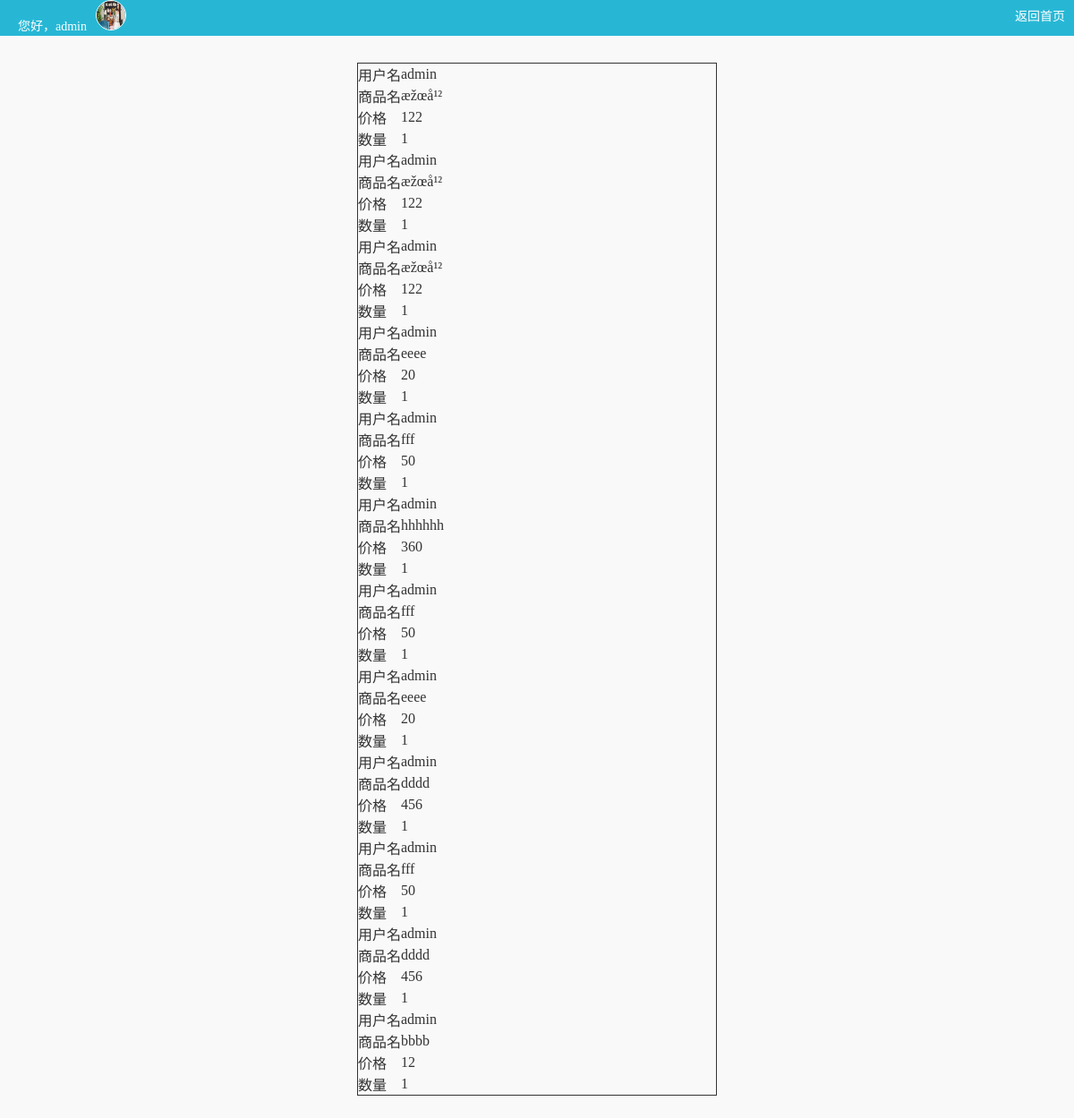
/car.php (signed in), run on the app's committed database.
### tables this page shows
CREATE TABLE IF NOT EXISTS `persons` (
  `id` int(11) NOT NULL AUTO_INCREMENT,
  `FirstName` varchar(100) NOT NULL,
  `LastName` varchar(100) NOT NULL,
  `nickname` varchar(100) NOT NULL,
  `Age` varchar(60) NOT NULL,
  `phone` varchar(60) NOT NULL,
  `address` varchar(150) NOT NULL,
  `avatar` varchar(100) NOT NULL,
  `jur` int(11) NOT NULL,
  PRIMARY KEY (`id`)
);

CREATE TABLE IF NOT EXISTS `car` (
  `id` int(11) NOT NULL AUTO_INCREMENT,
  `username` varchar(100) NOT NULL,
  `name` varchar(150) NOT NULL,
  `price` int(60) NOT NULL,
  `num` varchar(60) NOT NULL DEFAULT '1',
  PRIMARY KEY (`id`)
);

### car.php (the view, shortened to what this page needs)
<?php
	require_once "conn.php";
	$username=$_SESSION['name'];
	$sql="select * from persons where FirstName='$username'";
	$res=mysql_query($sql,$con);
	$row=mysql_fetch_array($res);
?>
<html>
<head>
	<link type="text/css" rel="stylesheet" href="css/style.css">
</head>
<body class="in_body">
	<div class="top">
		<a class="top_bj" href="person.php"><span>您好，<?php echo $row['FirstName']; ?></span><img  src="images/<?php echo $row['avatar']; ?>" width="32px" height="32px"></a>
		<a class="out_login" href="index.php">返回首页</a>
	</div>
	<div class="car_tab">
	<table>
		<?php
			$sql="select *from car where username='$username'";
			$result=mysql_query($sql,$con);
			while($row=mysql_fetch_array($result)){
		?>
			<tr>
				<td>用户名</td>
				<td><?php echo $row["username"]; ?></td>
			</tr>
			<tr>
				<td>商品名</td>
				<td><?php echo $row["name"]; ?></td>
			</tr>
			<tr>
				<td>价格</td>
				<td><?php echo $row["price"]; ?></td>
			</tr>
			<tr>
				<td>数量</td>
				<td><?php echo $row["num"]; ?></td>
			</tr>
			<?php } ?>
		</table>
	</div>
</body>
</html>

### css/style.css (style rules this page uses)
﻿ html,body { margin:0px; padding:0px; font-size:14px; font-family:Microsoft YaHei; color:#333; }
a { text-decoration:none; color:#333; }
p,ul,li,form,h1,h2,h3,h4,h5,h6,dl,dt,dd,img,div,table,td,th,input,textarea { margin:0px; padding:0px; }
table,td { border-collapse:collapse; }
img { border:none;overflow:hidden; }
tr { padding:0 }
.in_body { background:#f9f9f9;padding-top:20px;position:relative }
.top { position:fixed;left;0;top:0;background:#27b7d5;width:100%; }
.top_bj { color:#FFF;margin-left:20px;line-height:20px }
.top_bj span { margin-right:10px }
.top_bj img { border:1px #FFF solid;border-radius:25px }
.out_login { color:#FFF;float:right;margin-top:7px;margin-right:10px }
.car_tab { margin:50px auto 50px auto;width:400px;border:1px #333 solid }

### data on the page
persons: FirstName "admin", avatar (picture)
car: username "admin", name "æžœå¹²", price "122", num "1"
car: username "admin", name "æžœå¹²", price "122", num "1"
car: username "admin", name "æžœå¹²", price "122", num "1"
car: username "admin", name "eeee", price "20", num "1"
car: username "admin", name "fff", price "50", num "1"
car: username "admin", name "hhhhhh", price "360", num "1"
car: username "admin", name "fff", price "50", num "1"
car: username "admin", name "eeee", price "20", num "1"
car: username "admin", name "dddd", price "456", num "1"
car: username "admin", name "fff", price "50", num "1"
car: username "admin", name "dddd", price "456", num "1"
car: username "admin", name "bbbb", price "12", num "1"
